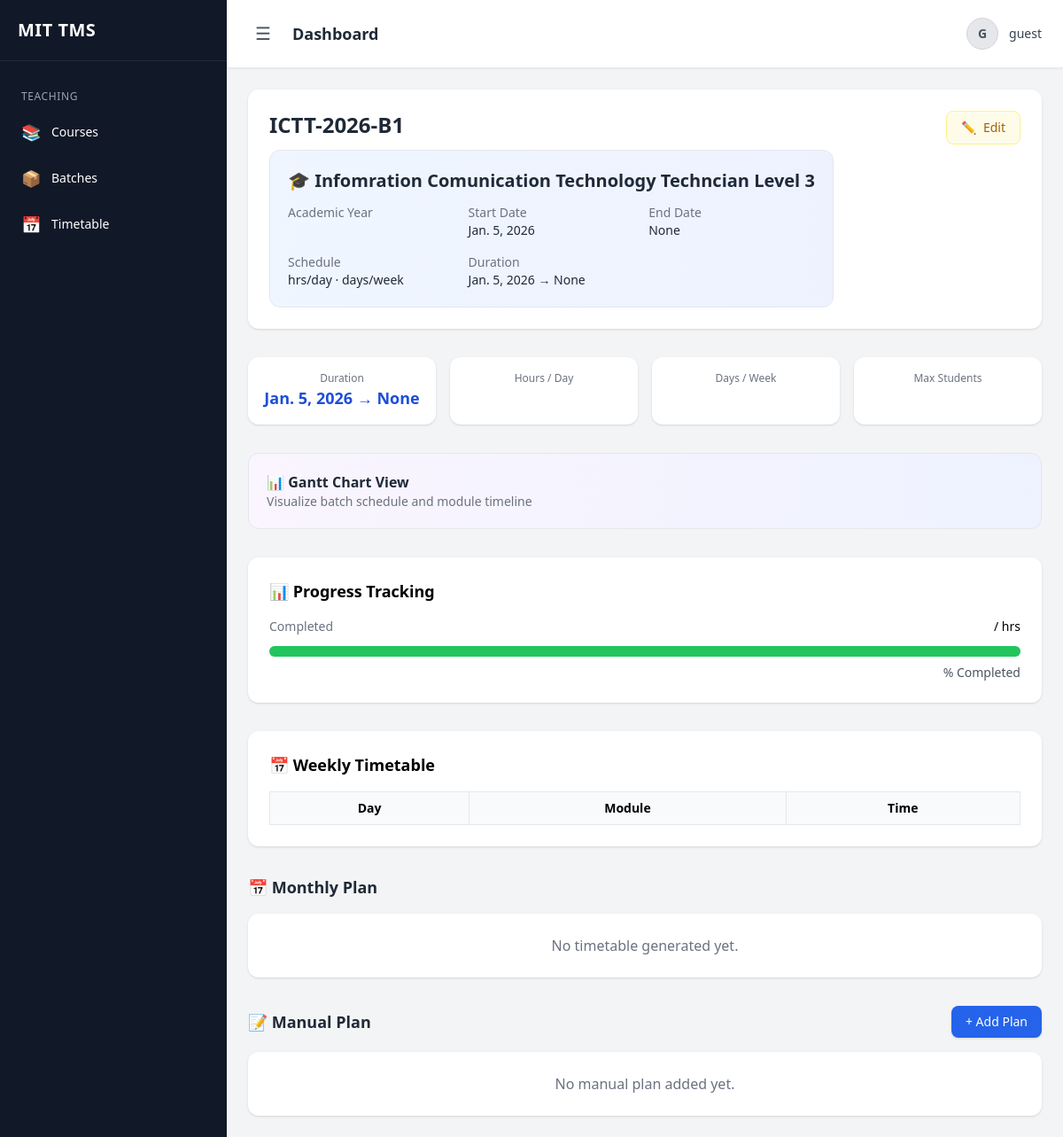
Page /app/batches/1/ (signed in) on the committed database.
### apps/batch/models.py (models this page shows, shortened)
class Batch(models.Model):
    name = models.CharField(max_length=255)
    course = models.ForeignKey(
        Course,
        on_delete=models.CASCADE,
        related_name="batches"
    )
    teacher = models.ForeignKey(
        Teacher,
        on_delete=models.SET_NULL,
        null=True,
        blank=True,
        related_name="batches"
    )
    start_date = models.DateField()
    end_date = models.DateField(null=True, blank=True)
    capacity = models.PositiveIntegerField(default=30)
    created_at = models.DateTimeField(auto_now_add=True)

### apps/courses/models.py (models this page shows, shortened)
class Course(models.Model):
    LEVEL_CHOICES = [
        ('BEGINNER', 'Beginner'),
        ('INTERMEDIATE', 'Intermediate'),
        ('ADVANCED', 'Advanced'),
    ]
    DELIVERY_MODE_CHOICES = [
        ('CLASSROOM', 'Classroom'),
        ('ONLINE', 'Online'),
        ('BLENDED', 'Blended'),
    ]
    COURSE_MODE_CHOICES = [
        ('FULL_TIME', 'Full Time'),
        ('PART_TIME', 'Part Time'),
    ]
    CURRICULUM_CATEGORY_CHOICES = [
        ('NVQ', 'NVQ'),
        ('NON_NVQ', 'Non-NVQ'),
    ]
    MEDIUM_CHOICES = [
        ('SINHALA', 'Sinhala'),
        ('ENGLISH', 'English'),
        ('TAMIL', 'Tamil'),
    ]
    AVAILABILITY_CHOICES = [
        ('AVAILABLE', 'Available'),
        ('UNAVAILABLE', 'Unavailable'),
    ]
    ENTRY_QUALIFICATION_CHOICES = [
        ('UPTO_OL', 'Upto O/L'),
        ('AL', 'A/L'),
        ('DIPLOMA', 'Diploma'),
        ('DEGREE', 'Degree'),
    ]
    title = models.CharField(max_length=255)
    code = models.CharField(max_length=20, unique=True)
    description = models.TextField(blank=True)
    active = models.BooleanField(default=True)
    level = models.CharField(max_length=20, choices=LEVEL_CHOICES)
    entry_qualification = models.CharField(
        max_length=20,
        choices=ENTRY_QUALIFICATION_CHOICES,
        blank=True
    )
    curriculum_category = models.CharField(
        max_length=20,
        choices=CURRICULUM_CATEGORY_CHOICES,
        default='NON_NVQ'
    )
    curriculum_availability = models.CharField(
        max_length=20,
        choices=AVAILABILITY_CHOICES,
        default='AVAILABLE'
    )
    equivalent_course = models.CharField(max_length=100, blank=True)
    industry_sector = models.CharField(max_length=255, blank=True)
    delivery_mode = models.CharField(
        max_length=20,
        choices=DELIVERY_MODE_CHOICES,
        default='CLASSROOM'
    )
    course_mode = models.CharField(
        max_length=20,
        choices=COURSE_MODE_CHOICES,
        default='PART_TIME'
    )
    medium = models.CharField(
        max_length=20,
        choices=MEDIUM_CHOICES,
        default='SINHALA'
    )
    duration_months = models.FloatField(default=0)
    theory_hours = models.FloatField(default=0)
    practical_hours = models.FloatField(default=0)
    assignment_hours = models.FloatField(default=0)
    ojt_months = models.FloatField(default=0)  # On Job Training
    batches_per_year = models.IntegerField(default=1)
    students_per_batch = models.IntegerField(default=0)
    course_fee = models.DecimalField(
        max_digits=10,
        decimal_places=2,
        null=True,
        blank=True
    )
    is_free = models.BooleanField(default=False)
    fee_includes = models.CharField(
        max_length=255,
        blank=True,
        help_text="e.g. registration, certification"
    )
    tools_available = models.TextField(blank=True)
    equipment_available = models.TextField(blank=True)
    machinery_available = models.TextField(blank=True)
    nvq_level = models.IntegerField(null=True, blank=True)
    qualification_code = models.CharField(max_length=50, blank=True)
    prerequisite = models.TextField(blank=True)
    learning_outcomes = models.TextField(blank=True)
    created_at = models.DateTimeField(auto_now_add=True)
    updated_at = models.DateTimeField(auto_now=True)

### apps/batch/views.py (the view)
# urls.py: path("<int:pk>/", BatchDetailView.as_view(), name="batch_detail"),
class BatchDetailView(LoginRequiredMixin, DetailView):
    model = Batch
    template_name = "batch/batch_detail.html"
    context_object_name = "batch"
    def get_context_data(self, **kwargs):
        context = super().get_context_data(**kwargs)
        batch = self.object
        context['students'] = batch.enrollments.select_related('student')
        context['teacher'] = batch.teacher
        context['all_students'] = Student.objects.all()
        context['all_teachers'] = Teacher.objects.all()
        return context

### apps/core/context_processors.py (called while the page is built)
def user_roles(request):
    user = request.user
    return {
        'is_admin': user.is_authenticated and user.is_superuser,
        'is_teacher': user.is_authenticated and hasattr(user, 'teacher'),
        'is_student': user.is_authenticated and hasattr(user, 'student'),
    }

### templates/batch/batch_detail.html (shortened to what this page needs)
{% extends 'base.html' %}
{% block content %}
<div class="max-w-6xl mx-auto space-y-8">
    <div class="bg-white shadow rounded-xl p-6 flex justify-between items-start">
        <div>
            <h2 class="text-2xl font-bold text-gray-800">
                {{ batch.name }}
            </h2>
            <div class="mt-3 text-sm text-gray-600 space-y-1">
               <div class="bg-gradient-to-r from-blue-50 to-indigo-50 border rounded-xl p-5">
    <h2 class="text-xl font-semibold text-gray-800 mb-3">
        🎓 {{ batch.course.title }}
    </h2>
    <div class="grid grid-cols-2 md:grid-cols-3 gap-4 text-sm">
        <div>
            <p class="text-gray-500">Academic Year</p>
        </div>
        <div>
            <p class="text-gray-500">Start Date</p>
            <p class="font-medium text-gray-800">{{ batch.start_date }}</p>
        </div>
        <div>
            <p class="text-gray-500">End Date</p>
            <p class="font-medium text-gray-800">{{ batch.end_date }}</p>
        </div>
        <div>
            <p class="text-gray-500">Schedule</p>
            <p class="font-medium text-gray-800">
                {{ batch.hours_per_day }} hrs/day · {{ batch.days_per_week }} days/week
            </p>
        </div>
        <div>
            <p class="text-gray-500">Duration</p>
            <p class="font-medium text-gray-800">
                {{ batch.start_date }} → {{ batch.end_date }}
            </p>
        </div>
    </div>
</div>
            </div>
        </div>
        <div class="flex items-center gap-3">
    <a href="{% url 'batch:batch_update' batch.pk %}"
       class="flex items-center gap-2 px-4 py-2 rounded-lg text-sm font-medium
              bg-yellow-50 text-yellow-700 border border-yellow-200
              hover:bg-yellow-100 transition">
        <span>✏️</span>
        <span>Edit</span>
    </a>
</div>
    </div>
    <div class="grid grid-cols-2 md:grid-cols-4 gap-4">
        <div class="bg-white shadow rounded-xl p-4 text-center">
            <p class="text-xs text-gray-500">Duration</p>
            <p class="text-lg font-bold text-blue-700">
                {{ batch.start_date }} → {{ batch.end_date }}
            </p>
        </div>
        <div class="bg-white shadow rounded-xl p-4 text-center">
            <p class="text-xs text-gray-500">Hours / Day</p>
        </div>
        <div class="bg-white shadow rounded-xl p-4 text-center">
            <p class="text-xs text-gray-500">Days / Week</p>
        </div>
        <div class="bg-white shadow rounded-xl p-4 text-center">
            <p class="text-xs text-gray-500">Max Students</p>
        </div>
    </div>
<div class="bg-gradient-to-r from-purple-50 to-indigo-50 border rounded-xl p-5 flex justify-between items-center">
    <div>
        <h4 class="text-md font-semibold text-gray-800">
            📊 Gantt Chart View
        </h4>
        <p class="text-sm text-gray-500">
            Visualize batch schedule and module timeline
        </p>
    </div>
</div>
    <div class="bg-white shadow rounded-xl p-6">
    <h3 class="text-lg font-semibold mb-4">📊 Progress Tracking</h3>
    <div class="mb-3 flex justify-between text-sm">
        <span class="text-gray-500">Completed</span>
        <span class="font-medium">{{ completed_hours }} / {{ total_hours }} hrs</span>
    </div>
    <div class="w-full bg-gray-200 rounded-full h-3">
        <div class="bg-green-500 h-3 rounded-full"
             style="width: {{ progress_percentage }}%">
        </div>
    </div>
    <div class="mt-2 text-right text-sm text-gray-600">
        {{ progress_percentage|floatformat:0 }}% Completed
    </div>
</div>
<div class="bg-white shadow rounded-xl p-6">
    <h3 class="text-lg font-semibold mb-4">📅 Weekly Timetable</h3>
    <table class="w-full text-sm border">
        <thead class="bg-gray-50">
            <tr>
                <th class="p-2 border">Day</th>
                <th class="p-2 border">Module</th>
                <th class="p-2 border">Time</th>
            </tr>
        </thead>
    </table>
</div>
    <div>
        <h3 class="text-lg font-semibold text-gray-800 mb-4">
            📅 Monthly Plan
        </h3>
        {% if monthly_plan %}
            <div class="space-y-4">
                {% for item in monthly_plan %}
                <div class="bg-white shadow rounded-xl p-5">
                    <div class="flex justify-between items-center mb-3">
                        <h4 class="font-semibold text-gray-800">
                            {{ item.month }}
                        </h4>
                        <span class="text-sm text-gray-500">
                            {{ item.total|floatformat:1 }} hrs
                        </span>
                    </div>
                    <div class="space-y-2 text-sm">
                        {% for module, hours in item.modules.items %}
                        <div class="flex justify-between border-b pb-1">
                            <span>{{ module }}</span>
                            <span class="font-medium text-gray-700">
                                {{ hours|floatformat:1 }} hrs
                            </span>
                        </div>
                        {% endfor %}
                    </div>
                </div>
                {% endfor %}
            </div>
        {% else %}
            <div class="bg-white shadow rounded-xl p-6 text-center text-gray-500">
                No timetable generated yet.
            </div>
        {% endif %}
    </div>
    <div>
        <div class="flex justify-between items-center mb-4">
            <h3 class="text-lg font-semibold text-gray-800">
                📝 Manual Plan
            </h3>
            <a href="{% url 'schedule:module_plan_create' batch.pk %}"
               class="bg-blue-600 text-white px-4 py-2 rounded-lg shadow hover:bg-blue-700 text-sm">
                + Add Plan
            </a>
        </div>
        {% if batch.plans.all %}
            <div class="space-y-3">
                {% for plan in batch.plans.all %}
                <div class="bg-white shadow rounded-xl p-5">
                    <div class="flex justify-between items-center">
                        <div>
                            <h4 class="font-semibold text-gray-800">
                                {{ plan.module.title }}
                            </h4>
                            <p class="text-xs text-gray-500 mt-1">
                                {{ plan.start_date }} → {{ plan.end_date }}
                            </p>
                        </div>
                        <div class="text-right text-sm">
                            <p>Theory: <strong>{{ plan.theory_hours }}</strong></p>
                            <p>Practical: <strong>{{ plan.practical_hours }}</strong></p>
                        </div>
                    </div>
                </div>
                {% endfor %}
            </div>
        {% else %}
            <div class="bg-white shadow rounded-xl p-6 text-center text-gray-500">
                No manual plan added yet.
            </div>
        {% endif %}
    </div>
</div>
{% endblock %}

### templates/partials/topbar.html (shortened to what this page needs)
<header class="bg-white shadow-sm border-b px-3 md:px-6 py-3 md:py-4 flex justify-between items-center">
    <div class="flex items-center gap-2 md:gap-4">
        <button onclick="toggleSidebar()"
                class="text-2xl md:text-xl text-gray-600 hover:text-black p-2 rounded-lg hover:bg-gray-100">
            ☰
        </button>
        <h1 class="text-sm md:text-lg font-semibold text-gray-800 truncate max-w-[120px] md:max-w-none">
            {% block header %}Dashboard{% endblock %}
        </h1>
    </div>
    <div class="relative">
        <button onclick="toggleUserMenu()"
                class="flex items-center gap-2 md:gap-3 text-sm text-gray-700 hover:text-black">
            <div class="w-8 h-8 md:w-9 md:h-9 rounded-full overflow-hidden border border-gray-300 bg-gray-200">
                {% if request.user.profile.image %}
                    <img src="{{ request.user.profile.image.url }}"
                         class="w-full h-full object-cover">
                {% else %}
                    <div class="w-full h-full flex items-center justify-center text-xs md:text-sm font-bold text-gray-600">
                        {{ request.user.username|slice:":1"|upper }}
                    </div>
                {% endif %}
            </div>
            <span class="hidden sm:block font-medium">
                {{ request.user.username }}
            </span>
        </button>
    </div>
</header>

### rows in the picture
Batch: name "ICTT-2026-B1", course "Infomration Comunication Technology Techncian Level 3", start_date "Jan. 5, 2026", end_date "None"

### other values in the picture
{{ request.user.username|slice:":1"|upper }} "G"
{{ request.user.username }} "guest"
